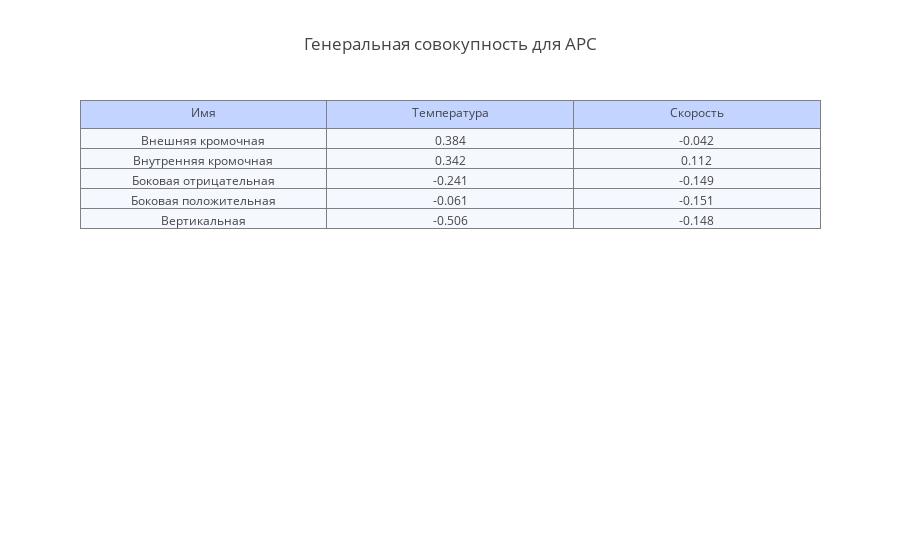

The cell this chart's notebook holds for it:
### Code cell
df_tmp = df_ars

trace = go.Table(
    header=dict(values=list(['Имя', 'Температура', 'Скорость']),
                fill = dict(color='#C2D4FF')),
    cells=dict(values=[['Внешняя кромочная',
                       'Внутренняя кромочная',
                       'Боковая отрицательная',
                       'Боковая положительная',
                       'Вертикальная'],
                       [round(df_tmp.corr('spearman').temperature.loc['edge_external_force_mean'], 3),
                                        round(df_tmp.corr('spearman').temperature.loc['edge_internal_force_mean'], 3),
                                        round(df_tmp.corr('spearman').temperature.loc['lateral_minus_force_mean'], 3),
                                        round(df_tmp.corr('spearman').temperature.loc['lateral_plus_force_mean'], 3),
                                        round(df_tmp.corr('spearman').temperature.loc['vertical_force_mean'], 3)],
                       [round(df.corr('spearman').speed.loc['edge_external_force_mean'], 3),
                                        round(df_tmp.corr('spearman').speed.loc['edge_internal_force_mean'], 3),
                                        round(df_tmp.corr('spearman').speed.loc['lateral_minus_force_mean'], 3),
                                        round(df_tmp.corr('spearman').speed.loc['lateral_plus_force_mean'], 3),
                                        round(df_tmp.corr('spearman').speed.loc['vertical_force_mean'], 3)]],
               fill = dict(color='#F5F8FF')))

data = [trace]

layout = dict(title = 'Генеральная совокупность для АРС')

fig = dict(data=data, layout=layout)
iplot(fig)

### Figure 1 — Plotly figure (JSON) as saved in the notebook; plotly's stock layout.template omitted (floating-point values rounded to 4 significant figures)
{"data": [{"cells": {"fill": {"color": "#F5F8FF"}, "values": [["Внешняя кромочная", "Внутренняя кромочная", "Боковая отрицательная", "Боковая положительная", "Вертикальная"], [0.384, 0.342, -0.241, -0.061, -0.506], [-0.042, 0.112, -0.149, -0.151, -0.148]]}, "header": {"fill": {"color": "#C2D4FF"}, "values": ["Имя", "Температура", "Скорость"]}, "type": "table"}], "layout": {"title": "Генеральная совокупность для АРС"}}
